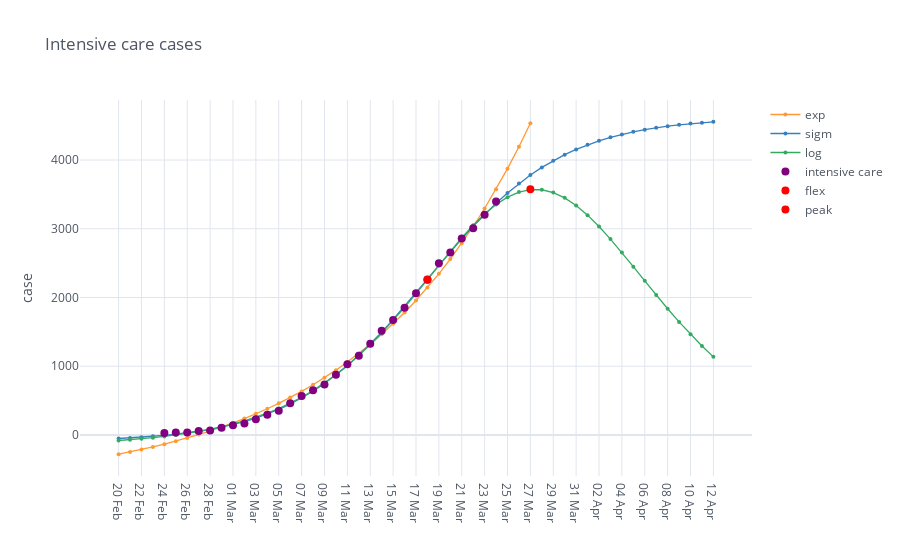

Notebook cell for this chart:
### Markdown cell above
## Fitting intensive care data with exponential and logistic models

The exponential model is:

$$y = e^{k(x-x_0)} + y_0$$

where $k, x_0, y_0$ are the parameters to estimate.

For the logistic model:

$$y = \frac{c}{1+e^{-k(x-x_0)}} + y_0$$

where $c, k, x_0, y_0$ are the parameters to estimate.

### Code cell
fig = mpl.iplot_analysis_plot(df.drop(columns=['day']), title='Intensive care cases')
fig.show()

### Figure 1 — Plotly figure (JSON) as saved in the notebook; plotly's stock layout.template omitted (floating-point values rounded to 4 significant figures)
{"data": [{"line": {"color": "rgba(255, 153, 51, 1.0)", "dash": "solid", "shape": "linear", "width": 1.3}, "marker": {"size": 4, "symbol": "circle"}, "mode": "lines+markers", "name": "exp", "text": "", "type": "scatter", "x": ["20 Feb", "21 Feb", "22 Feb", "23 Feb", "24 Feb", "25 Feb", "26 Feb", "27 Feb", "28 Feb", "29 Feb", "01 Mar", "02 Mar", "03 Mar", "04 Mar", "05 Mar", "06 Mar", "07 Mar", "08 Mar", "09 Mar", "10 Mar", "11 Mar", "12 Mar", "13 Mar", "14 Mar", "15 Mar", "16 Mar", "17 Mar", "18 Mar", "19 Mar", "20 Mar", "21 Mar", "22 Mar", "23 Mar", "24 Mar", "25 Mar", "26 Mar", "27 Mar", "28 Mar", "29 Mar", "30 Mar", "31 Mar", "01 Apr", "02 Apr", "03 Apr", "04 Apr", "05 Apr", "06 Apr", "07 Apr", "08 Apr", "09 Apr", "10 Apr", "11 Apr", "12 Apr"], "y": [-279.9, -246.9, -211.6, -173.8, -133.5, -90.34, -44.22, 5.075, 57.78, 114.1, 174.4, 238.8, 307.6, 381.2, 459.9, 544.0, 634.0, 730.1, 832.9, 942.8, 1060.0, 1186.0, 1320.0, 1464.0, 1617.0, 1781.0, 1957.0, 2144.0, 2345.0, 2559.0, 2788.0, 3033.0, 3295.0, 3575.0, 3874.0, 4194.0, 4536.0, "", "", "", "", "", "", "", "", "", "", "", "", "", "", "", ""]}, {"line": {"color": "rgba(55, 128, 191, 1.0)", "dash": "solid", "shape": "linear", "width": 1.3}, "marker": {"size": 4, "symbol": "circle"}, "mode": "lines+markers", "name": "sigm", "text": "", "type": "scatter", "x": ["20 Feb", "21 Feb", "22 Feb", "23 Feb", "24 Feb", "25 Feb", "26 Feb", "27 Feb", "28 Feb", "29 Feb", "01 Mar", "02 Mar", "03 Mar", "04 Mar", "05 Mar", "06 Mar", "07 Mar", "08 Mar", "09 Mar", "10 Mar", "11 Mar", "12 Mar", "13 Mar", "14 Mar", "15 Mar", "16 Mar", "17 Mar", "18 Mar", "19 Mar", "20 Mar", "21 Mar", "22 Mar", "23 Mar", "24 Mar", "25 Mar", "26 Mar", "27 Mar", "28 Mar", "29 Mar", "30 Mar", "31 Mar", "01 Apr", "02 Apr", "03 Apr", "04 Apr", "05 Apr", "06 Apr", "07 Apr", "08 Apr", "09 Apr", "10 Apr", "11 Apr", "12 Apr"], "y": [-51.68, -42.84, -32.4, -20.1, -5.618, 11.42, 31.45, 54.95, 82.47, 114.7, 152.2, 195.8, 246.5, 305.0, 372.2, 449.3, 537.0, 636.3, 747.8, 872.1, 1009.0, 1160.0, 1322.0, 1496.0, 1679.0, 1871.0, 2068.0, 2267.0, 2467.0, 2663.0, 2854.0, 3037.0, 3210.0, 3372.0, 3522.0, 3658.0, 3782.0, 3893.0, 3991.0, 4078.0, 4155.0, 4222.0, 4280.0, 4330.0, 4373.0, 4410.0, 4442.0, 4470.0, 4493.0, 4513.0, 4530.0, 4544.0, 4556.0]}, {"line": {"color": "rgba(50, 171, 96, 1.0)", "dash": "solid", "shape": "linear", "width": 1.3}, "marker": {"size": 4, "symbol": "circle"}, "mode": "lines+markers", "name": "log", "text": "", "type": "scatter", "x": ["20 Feb", "21 Feb", "22 Feb", "23 Feb", "24 Feb", "25 Feb", "26 Feb", "27 Feb", "28 Feb", "29 Feb", "01 Mar", "02 Mar", "03 Mar", "04 Mar", "05 Mar", "06 Mar", "07 Mar", "08 Mar", "09 Mar", "10 Mar", "11 Mar", "12 Mar", "13 Mar", "14 Mar", "15 Mar", "16 Mar", "17 Mar", "18 Mar", "19 Mar", "20 Mar", "21 Mar", "22 Mar", "23 Mar", "24 Mar", "25 Mar", "26 Mar", "27 Mar", "28 Mar", "29 Mar", "30 Mar", "31 Mar", "01 Apr", "02 Apr", "03 Apr", "04 Apr", "05 Apr", "06 Apr", "07 Apr", "08 Apr", "09 Apr", "10 Apr", "11 Apr", "12 Apr"], "y": [-80.92, -69.12, -55.54, -39.92, -21.95, -1.306, 22.39, 49.58, 80.72, 116.4, 157.1, 203.5, 256.4, 316.5, 384.5, 461.4, 548.0, 645.0, 753.4, 873.8, 1007.0, 1153.0, 1311.0, 1482.0, 1665.0, 1858.0, 2059.0, 2264.0, 2471.0, 2675.0, 2870.0, 3052.0, 3215.0, 3352.0, 3460.0, 3533.0, 3570.0, 3568.0, 3527.0, 3450.0, 3339.0, 3198.0, 3034.0, 2850.0, 2653.0, 2449.0, 2242.0, 2037.0, 1837.0, 1645.0, 1463.0, 1294.0, 1136.0]}, {"line": {"color": "rgba(128, 0, 128, 1.0)", "dash": "solid", "shape": "linear", "width": 1.3}, "marker": {"size": 8, "symbol": "circle"}, "mode": "markers", "name": "intensive care", "text": "", "type": "scatter", "x": ["20 Feb", "21 Feb", "22 Feb", "23 Feb", "24 Feb", "25 Feb", "26 Feb", "27 Feb", "28 Feb", "29 Feb", "01 Mar", "02 Mar", "03 Mar", "04 Mar", "05 Mar", "06 Mar", "07 Mar", "08 Mar", "09 Mar", "10 Mar", "11 Mar", "12 Mar", "13 Mar", "14 Mar", "15 Mar", "16 Mar", "17 Mar", "18 Mar", "19 Mar", "20 Mar", "21 Mar", "22 Mar", "23 Mar", "24 Mar", "25 Mar", "26 Mar", "27 Mar", "28 Mar", "29 Mar", "30 Mar", "31 Mar", "01 Apr", "02 Apr", "03 Apr", "04 Apr", "05 Apr", "06 Apr", "07 Apr", "08 Apr", "09 Apr", "10 Apr", "11 Apr", "12 Apr"], "y": ["", "", "", "", 27.0, 35.0, 36.0, 56.0, 64.0, 105.0, 140.0, 166.0, 229.0, 295.0, 351.0, 462.0, 567.0, 650.0, 733.0, 877.0, 1028.0, 1153.0, 1328.0, 1518.0, 1672.0, 1851.0, 2060.0, 2257.0, 2498.0, 2655.0, 2857.0, 3009.0, 3204.0, 3396.0, "", "", "", "", "", "", "", "", "", "", "", "", "", "", "", "", "", "", ""]}, {"marker": {"color": "rgba(255, 0, 0, 125)", "size": 8}, "mode": "markers", "name": "flex", "type": "scatter", "x": ["18 Mar"], "y": [2262.0]}, {"marker": {"color": "rgba(255, 0, 0, 125)", "size": 8}, "mode": "markers", "name": "peak", "type": "scatter", "x": ["27 Mar"], "y": [3574.0]}], "layout": {"legend": {"bgcolor": "#FFFFFF", "font": {"color": "#4D5663"}}, "paper_bgcolor": "#FFFFFF", "plot_bgcolor": "#FFFFFF", "title": {"font": {"color": "#4D5663"}, "text": "Intensive care cases"}, "xaxis": {"gridcolor": "#E1E5ED", "showgrid": true, "tickfont": {"color": "#4D5663"}, "title": {"font": {"color": "#4D5663"}, "text": ""}, "zerolinecolor": "#E1E5ED"}, "yaxis": {"gridcolor": "#E1E5ED", "showgrid": true, "tickfont": {"color": "#4D5663"}, "title": {"font": {"color": "#4D5663"}, "text": "case"}, "zerolinecolor": "#E1E5ED"}}}
